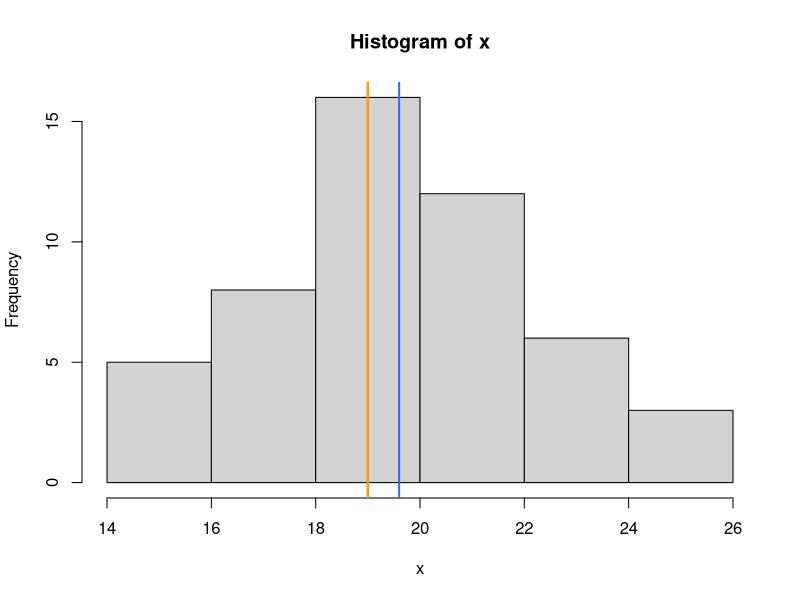

This chart was generated by the following R code:
#page no. 357
#Function used:with(),mean(),readLines(),gsub()


table_data <- "(value) (frequency)
(14.5,15.5] 5
(16.5,17.5] 8
(18.5,19.5] 16
(20.5,21.5] 12
(22.5,23.5] 6
(24.5,25.5] 3"
L <- readLines(textConnection(table_data))#read line from connection
DF <- read.table(text = gsub("[^0-9.]", " ", L), skip = 1, as.is = TRUE)#gsub replaces all occurrences

x <- with(DF, rep((V1 + V2)/2, V3))#computing the intermediate values

mean_result=mean(x)
print(mean_result)

median_result=median(x)
print(median_result)

y <- table(x)
mode_result = names(y)[which(y==max(y))]
print(mode_result)

hist(x)
abline(v = mean_result,
       col = "royalblue",
       lwd = 2)

abline(v = median_result,
       col = "red",
       lwd = 2)

abline(v = mode_result,
       col = "orange",
       lwd = 2)
